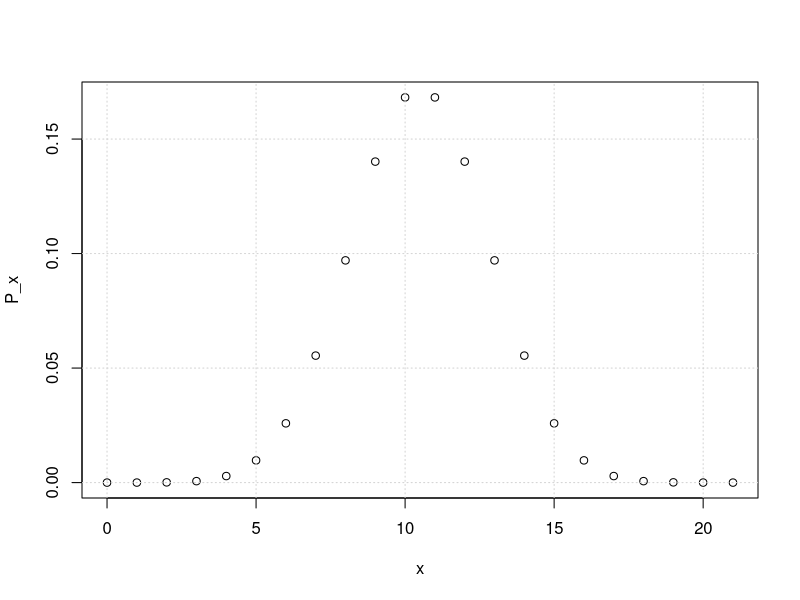
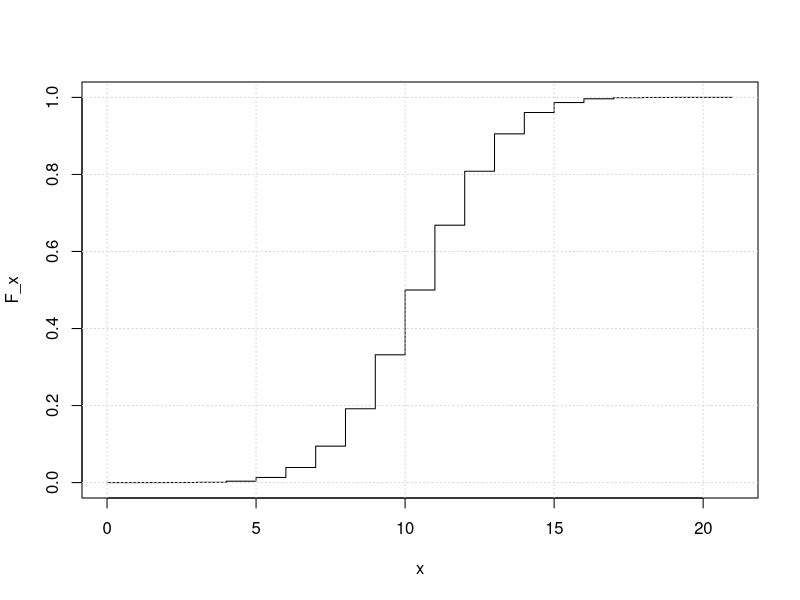
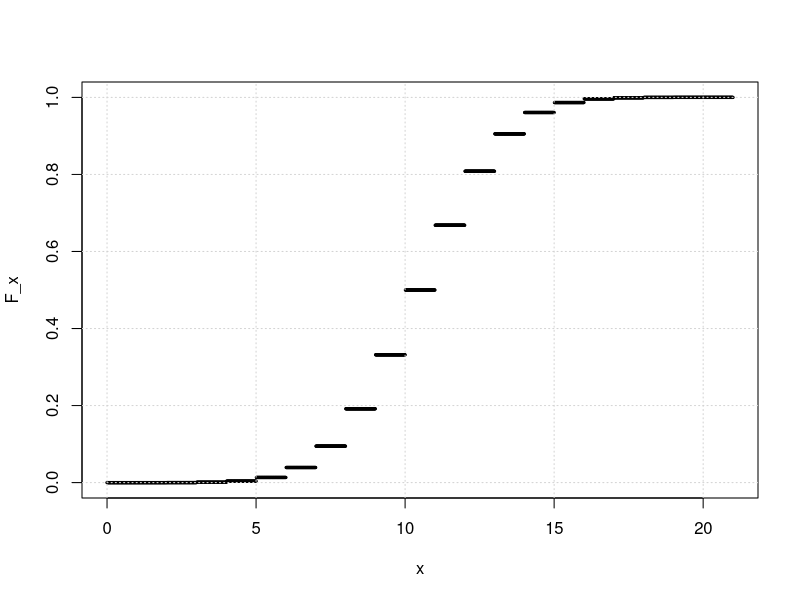
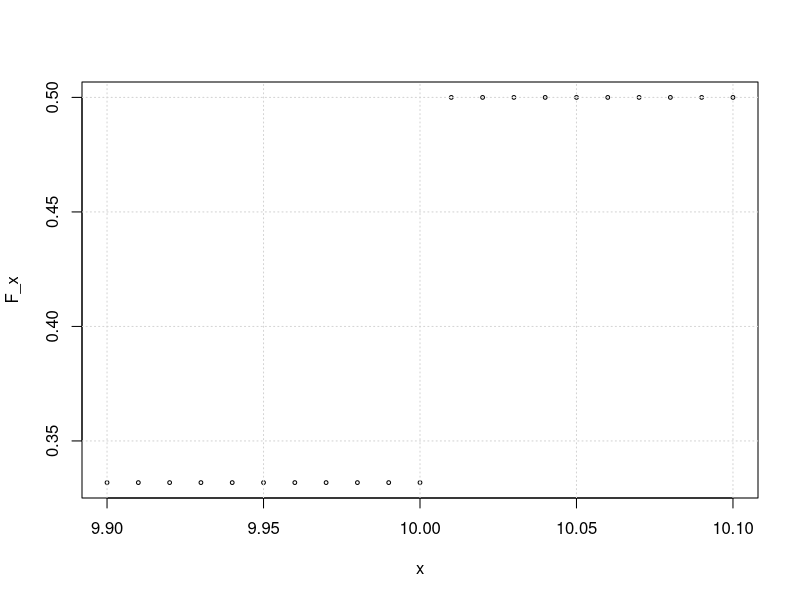
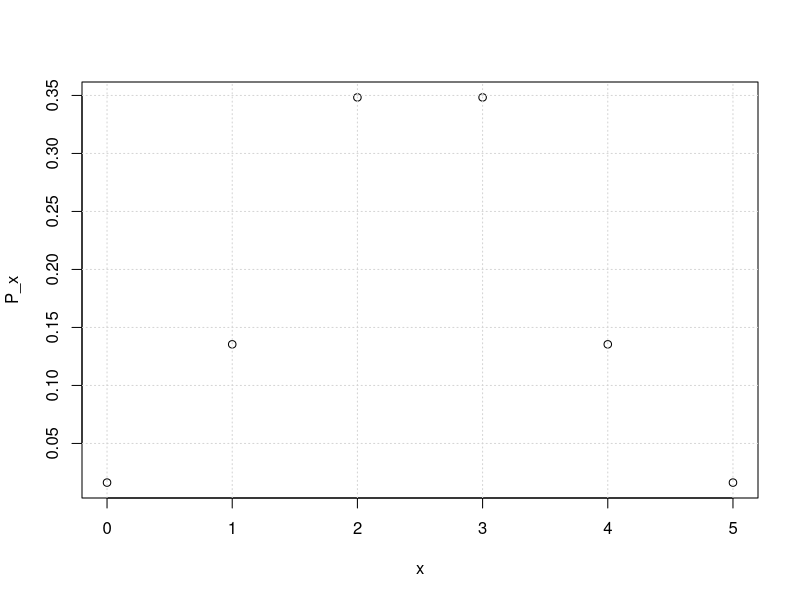
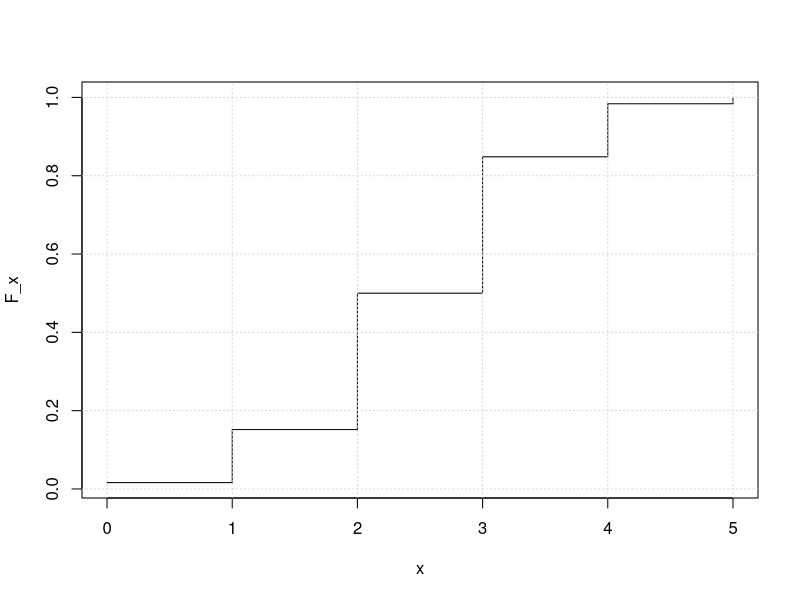
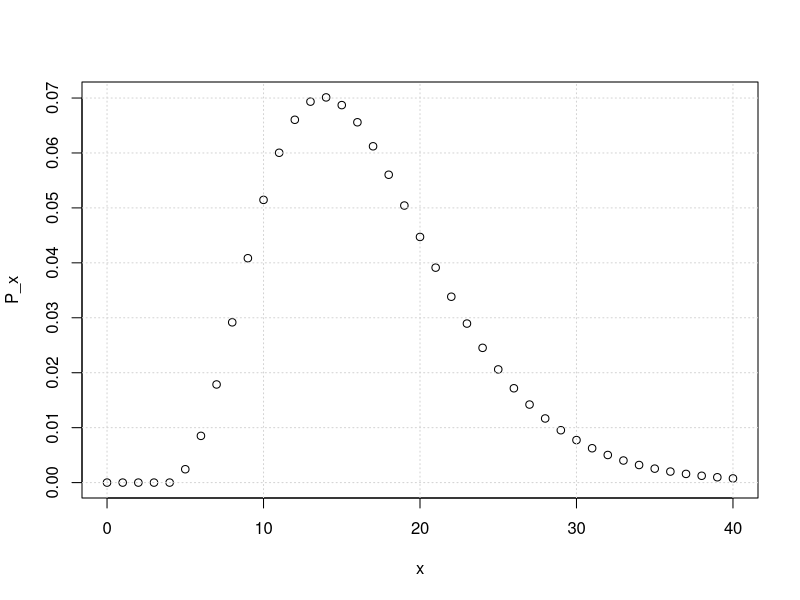
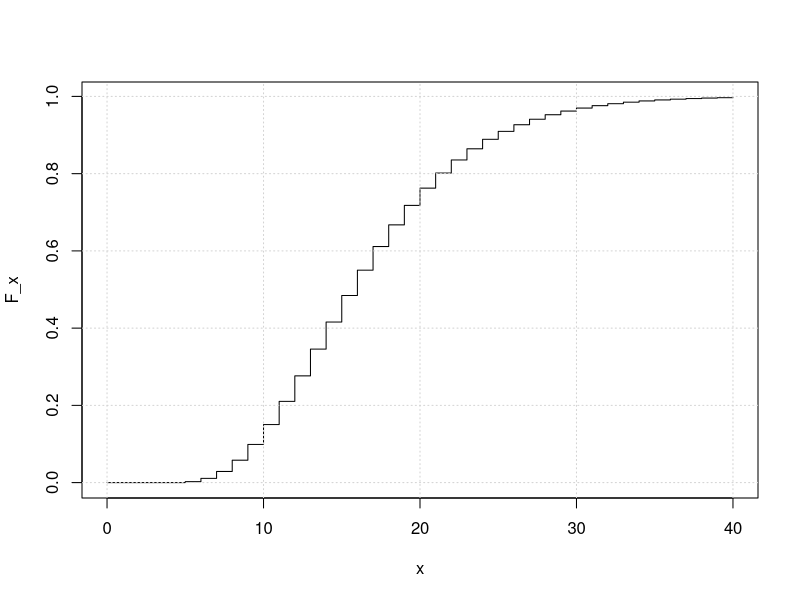

Recreate these plots in R, in order.
# ......................................................................................
# ...............Cvičení 5 - Vybraná rozdělení diskrétní náhodné veličiny...............
# ..................Martina Litschmannová, Adéla Vrtková, Michal Béreš..................
# ......................................................................................

# Nezobrazuje-li se vám text korektně, nastavte File \ Reopen with Encoding... na UTF-8
# Pro zobrazení obsahu skriptu použijte CTRL+SHIFT+O
# Pro spouštění příkazů v jednotlivých řádcích použijte CTRL+ENTER

#  Přehled rozdělení a jejich funkcí ####
# * Úvod: Pravděpodobnostní, Kumulativní pravděpodobnostní (Distribuční) a Kvantilová ####
# funkce
# ** Pravděpodobnostní funkce ####
# - začíná písmenkem **d**: $p = P(X = x)$: p = d...(x, ...)
# 
# ** Kumulativní pravděpodobnostní (Distribuční funkce) ####
# - začíná písmenkem **p**: $p = P(X \leq x)$: p = p...(x, ...)
# - pozor Kumulativní pravděpodobnostní je s alternativní definicí $P(X \leq t)$
# - pro naši distribuční funkci $F(t) = P(X<t)$: F(t) = p...(t - 1, ...)
# 
# ** Kvantilová funkce ####
# - začíná písmenkem **q**:  $p \geq P(X \leq x)$: x = q...(p, ...)
# - hledá nejmenší $x$ pro které je $P(X \leq x)$ větší než $p$


# * Binomické (Alternativní): $X \sim Bi(n, π),X \sim A(π) = Bi(1, π)$ ####
# - počet úspěchů v $n$ Bernoulliho pokusech (případně pro jeden pokus v případě
# Alternativní)
# - každý pokus má šanci na úspěch $π$


# Pravděpodobnostní funkce P(X = x)
x = 10   # hodnota, pro níž hledáme p-stní funkci 
n = 21   # rozsah výběru
p = 0.5  # pravděpodobnost úspěchu
dbinom(x, n, p)

dbinom(3.2, n, p)

options(warn=-1) # tímto se dají vypnout warningy

dbinom(3.2, n, p)

options(warn=0) # tímto zase zapnout

# vykreslíme si pravděpodobnostní funkci
x = 0:21 # minimálně 0, maximálně n má kladnou pravděpodobnost
P_x = dbinom(x, n, p)
plot(x, P_x)
grid()

# Kumulativní pravděpodobnostní funkce P(X <= x)
x = 10   # hodnota, pro níž hledáme kumulativní p-stní funkci 
n = 21   # rozsah výběru
p = 0.5  # pravděpodobnost úspěchu
pbinom(x, n, p)

# Distribuční funkce F(x) = P(X < x)
x = 10   # hodnota, pro níž hledáme kumulativní p-stní funkci 
n = 21   # rozsah výběru
p = 0.5  # pravděpodobnost úspěchu
pbinom(x, n, p) - dbinom(x, n, p)
# nebo
pbinom(x - 1, n, p)

# vykreslíme si distribuční funkci
x = 0:21 # minimálně 0, maximálně n má kladnou pravděpodobnost
P_x = dbinom(x, n, p)
F_x = cumsum(P_x)
plot(x, F_x, type='s')
grid()

# nebo 
x = seq(0, 21, 0.01) # minimálně 0, maximálně n
options(warn=-1)
F_x = pbinom(x, n, p) - dbinom(x, n, p)
plot(x, F_x, cex=0.3)
grid()
options(warn=0)

# zkontrolujeme korektnost na hodnotě 10
x = seq(9.9, 10.1, 0.01) # minimálně 0, maximálně n
options(warn=-1)
F_x = pbinom(x, n, p) - dbinom(x, n, p)
options(warn=0)
plot(x, F_x, cex=0.5)
grid()

# najdi x pro dané q: q = P(X <= x)
q = 0.7  # h
n = 21   # rozsah výběru
p = 0.5  # pravděpodobnost úspěchu
qbinom(q, n, p)
pbinom(11, n, p)
pbinom(12, n, p)
pbinom(13, n, p)

# Kvantilová funkce (inverzi dist. fce): q = F(x) = P(X < x)
q = 0.7   # pravděpodobnost pro kterou hledáme kvantil
n = 21   # rozsah výběru
p = 0.5  # pravděpodobnost úspěchu
qbinom(q, n, p) + 1
pbinom(12 - 1, n, p)
pbinom(13 - 1, n, p)
pbinom(14 - 1, n, p)

# * Hypergeometrické: $X \sim H(N, M, n)$ ####
# - počet úspěchů v $n$ závislých pokusech
# - závislost typu: 
#  - $N$ objektů, 
#  - z toho $M$ objektů se zadanou vlastností, 
#  - výběr velikosti $n$
#  - **při výběru nevracíme zpět - pravděpodobnost výběru objektu s danou vlastností se
# mění s každým dalším vybraným objektem**
# - **R funkce bere jako parametry *hyper(k, M, N - M, n)**
#  - k je počet úspěchů pro které počítáme pravděpodobnost,
#  - M je počet objektů se zadanou vlastností,
#  - N-M je počet objektů bez zadané vlastnosti,
#  - n je ceklová velikost výběru.


# Pravděpodobnostní funkce P(X = x)
x = 5   # hodnota, pro níž hledáme p-stní funkci 
N = 20  # celkový počet objektů
M = 5   # z toho se zadanou vlastností
n = 10  # velikost výběru
dhyper(x, M, N - M, n)

# vykreslíme si pravděpodobnostní funkci
x = 0:5 # minimálně 0, maximálně n nebo M má kladnou pravd.
P_x = dhyper(x, M, N - M, n)
plot(x, P_x)
grid()

# Distribuční funkce F(x) = P(X < x)
x = 5   # hodnota, pro níž hledáme dist. funkci 
N = 20  # celkový počet objektů
M = 5   # z toho se zadanou vlastností
n = 10  # velikost výběru
phyper(x - 1, M, N - M, n)

# vykreslíme si Distribuční funkci
x = 0:5 # minimálně 0, maximálně n nebo M má kladnou pravd.
P_x = dhyper(x, M, N - M, n)
F_x = cumsum(P_x) 
plot(x, F_x, type='s')
grid()

# Kvantilová funkce (inverzi dist. fce): q = P(X < x)
q = 0.7 # pravděpodobnost pro kterou hledáme kvantil
N = 20  # celkový počet objektů
M = 5   # z toho se zadanou vlastností
n = 10  # velikost výběru
qhyper(q, M, N - M, n) + 1
phyper(3 - 1, M, N - M, n)
phyper(4 - 1, M, N - M, n)
phyper(5 - 1, M, N - M, n)

# * Negativně binomické (Geometrické): $X \sim NB(k, π), X \sim Ge(π) = NB(1, π)$ ####
# - počet pokusů do $k$. úspěchu (včetně)
# - každý pokus má šanci na úspěch $π$
# - **Negativně binomická NV je v Rku definována jako počet neúspěchů před k-tým
# úspěchem**
#  - proto jako první parametr budeme posílat x - k


# Pravděpodobnostní funkce P(X = x)
x = 15   # počet pokusů pro který hledáme pravd. fci
k = 5    # požadovaný počet úspěchů
p = 0.3  # pravd. jednotlivých pokusů
# pozor první argument musí být počet neúspěchů
dnbinom(x - k, k, p)

# vykreslíme si pravděpodobnostní funkci
x = 0:40 # minimálně k, maximum neomezeno
P_x = dnbinom(x - k, k, p)
plot(x, P_x)
grid()
# hodnoty 0,1,2,3,4 mají P(x)=0

# Distribuční funkce F(x) = P(X < x)
x = 15   # počet pokusů pro který hledáme pravd. fci
k = 5    # požadovaný počet úspěchů
p = 0.3  # pravd. jednotlivých pokusů
# pozor první argument musí být počet neúspěchů
pnbinom(x - k - 1, k, p)

# vykreslíme si Distribuční funkci
x = 0:40 # minimálně 0, maximálně n nebo M má kladnou pravd.
P_x = dnbinom(x - k, k, p)
F_x = cumsum(P_x)
plot(x, F_x, type='s')
grid()

# Kvantilová funkce (inverzi dist. fce): q = P(X < x)
q = 0.7  # pravd. pro kvantil
k = 5    # požadovaný počet úspěchů
p = 0.3  # pravd. jednotlivých pokusů
qnbinom(q, k, p) + k + 1
pnbinom(19 - k - 1, k, p)
pnbinom(20 - k - 1, k, p)
pnbinom(21 - k - 1, k, p)

# * Poissonovo: $X \sim Po(λt)$ ####
# - počet událostí v Poissonově procesu v uzavřené oblasti (v čase, na ploše, v objemu)
# - s hustotou výskytu $λ$ 
# - v čase/ploše/objemu velikosti $t$


# Pravděpodobnostní funkce P(X = x)
x = 9       # počet pokusů pro který hledáme pravd. fci
lambda = 5  # hustota výskytu
t = 2       # pravd. jednotlivých pokusů
lt = lambda*t
dpois(x, lt)

# vykreslíme si pravděpodobnostní funkci
x = 0:25 # minimálně 0, maximum neomezeno
P_x = dpois(x, lt)
plot(x, P_x)
grid()

# Distribuční funkce F(x) = P(X < x)
x = 9       # počet pokusů pro který hledáme pravd. fci
lambda = 5  # hustota výskytu
t = 2       # pravd. jednotlivých pokusů
lt = lambda*t
ppois(x - 1, lt)

# vykreslíme si Distribuční funkci
x = 0:25 # minimálně 0, maximálně n nebo M má kladnou pravd.
P_x = dpois(x, lt)
F_x = cumsum(P_x)
plot(x, F_x, type='s')
grid()

# Kvantilová funkce (inverzi dist. fce): q = P(X < x)
q = 0.4     # pravd. pro kvantil
lambda = 5  # hustota výskytu
t = 2       # pravd. jednotlivých pokusů
lt = lambda*t
qpois(q, lt) + 1
ppois(9 - 1, lt)
ppois(10 - 1, lt)
ppois(11 - 1, lt)

#  Příklady ####
# * Příklad 1. ####
# Bridž se hraje s 52 bridžovými kartami, které se rozdají mezi 4 hráče. Vždy 2 hráči
# hrají spolu. Při rozdávání (13 karet) jste dostali do rukou 2 esa. Jaká je
# pravděpodobnost, že váš partner bude mít zbývající dvě esa?


# X ... počet es mezi 13 kartami
# X ~ H(N = 39, M = 2, n = 13)
# P(X = 2)
M = 2
N = 39 # 52-13
n = 13
# výpočet
dhyper(2, M, N - M, n) # což je dhyper(2,2,37,13)  

# graf pravděpodobnostní funkce
x = 0:M   # všechny možné realizace NV X 
p = dhyper(x, M, N - M, n) # hodnoty pravděpodobnostní funkce pro x
plot(x, p)

# * Příklad 2. ####
# Pokusy se zjistilo, že radioaktivní látka vyzařuje během 7,5 s průměrně 3,87
# α-částice. Určete pravděpodobnost toho, že za 1 sekundu vyzáří tato látka alespoň
# jednu α-částici.


# X ... počet vyzářených alfa částic během 1 s
# X ~ Po(lt = 3.87/7.5)

lambda = 3.87/7.5 # četnost výskytu
t = 1 # za 1 sekundu
lt = lambda*t # parametr Poissonova rozdělení

# P(X >= 1) = P(X > 0) = 1 - P(X <= 0)
1 - ppois(1 - 1, lt)

# graf pravděpodobnostní funkce
# teoreticky může být vyzářeno až nekonečně mnoho částic, 
# od jisté hodnoty je pravděpodobnost zanedbatelná
x = 0:10   
p = dpois(x, lt) # hodnoty pravděpodobnostní funkce pro x
plot(x, p)

# * Příklad 3. ####
# Kamarád vás pošle do sklepa, abyste donesl(a) 4 lahvová piva - z toho dvě desítky a
# dvě dvanáctky. Nevíte, kde rozsvítit, proto vezmete z basy poslepu 4 láhve. S jakou
# pravděpodobností jste vyhověl(a), víte-li, že v base bylo celkem 10 desítek a 6
# dvanáctek?


# X ... počet 10°piv mezi 4 vybranými
# X ~ H(N = 16, M = 10, n = 4)

x = 2
N = 16
M = 10
n = 4

# P(X = 2)
dhyper(x, M, N - M, n)

# graf pravděpodobnostní funkce
x = 0:4    # všechny možné realizace NV X
p = dhyper(x, M, N - M, n) # hodnoty pravděpodobnostní funkce pro x
plot(x, p)

# * Příklad 4. ####
# V jednom mililitru určitého dokonale rozmíchaného roztoku se v průměru nachází 15
# určitých mikroorganismů. Určete pravděpodobnost, že při náhodném výběru vzorku o
# objemu 1/2 mililitru bude ve zkumavce méně než 5 těchto mikroorganismu.


# X ... počet mikroorganismů v 0.5 ml roztoku
# X ~ Po(lt = 15/2)

lambda = 15
t = 1/2
lt = lambda*t   # parametr Poissonova rozd.

# P(X < 5) = P(X <= 4)
ppois(5 - 1, lt)
# nebo
ppois(5,lt) - dpois(5,lt)

# graf pravděpodobnostní funkce
# teoreticky může být v roztoku až nekonečně mnoho mikroorganismů, 
# od jisté hodnoty je pravděpodobnost zanedbatelná
x = 0:20   
p = dpois(x, lt) # hodnoty pravděpodobnostní funkce pro x
plot(x, p)

# * Příklad 5. ####
# Na stůl vysypeme 15 mincí. Jaká je pravděpodobnost, že počet mincí ležících lícem
# nahoře, je od 8 do 15?


# X ... počet mincí, které padnou lícem nahoru z celkového množství 15 mincí
# X ~ Bi(n = 15, p = 0.5)

n = 15
p = 0.5

# P(8 <= X <= 15) = P(X <= 15) - P(X < 8) = P(X <= 15) - P(X <= 7)
pbinom(15, n, p) - pbinom(7, n, p) 

#jinak: P(8<=X<=15)=P(X>7)=1-P(X<=7)
1 - pbinom(7, n, p)

# graf pravděpodobnostní funkce
x = 0:15    # všechny možné realizace NV X
p = dbinom(x, n, p) # hodnoty pravděpodobnostní funkce pro x
plot(x, p)

# * Příklad 6. ####
# Pravděpodobnost, že se dovoláme do studia rozhlasové stanice, která právě vyhlásila
# telefonickou soutěž je 0,08. Jaká je pravděpodobnost, že se dovoláme nejvýše na 4.
# pokus?


# X ... počet pokusů než se dovoláme do rozhlasového studia
# X ~ NB(k = 1,p = 0.08) nebo G(0.08)

x = 4
k = 1
p = 0.08

# P(X <= 4)
pnbinom(x - k, k, p)

# graf pravděpodobnostní funkce
# teoreticky můžeme uskutečnit až nekonečně mnoho pokusů, 
# od jisté hodnoty je pravděpodobnost zanedbatelná
x = 1:40   
p = dnbinom(x - k, k, p) # hodnoty pravděpodobnostní funkce pro x
plot(x, p)

# * Příklad 7. ####
# V továrně se vyrobí denně 10 % vadných součástek. Jaká je pravděpodobnost, že
# vybereme-li třicet součástek z denní produkce, tak nejméně dvě budou vadné?


# X ... počet vadných součástek ze 30 vybraných
# X ~ Bi(n = 30, p = 0.1)

n = 30
p = 0.1

# P(X >= 2) = 1 - P(X < 2) = 1 - P(X <= 1)
1 - pbinom(1, n, p)

# nebo P(X >= 2) vsechno mimo 0 a 1
1 - (dbinom(0, n, p) + dbinom(1, n, p))

# graf pravděpodobnostní funkce
x = 0:30            # všechny možné realizace NV X
p = dbinom(x, n, p) # hodnoty pravděpodobnostní funkce pro x
plot(x,p)

# * Příklad 8. ####
# Ve skladu je 200 součástek. 10 % z nich je vadných. Jaká je pravděpodobnost, že
# vybereme-li ze skladu třicet součástek, tak nejméně dvě budou vadné?


# X ... počet vadných součástek ze 30 vybraných z 200
# X ~ H(N = 200, M = 20, n = 30)

N = 200 
M = 20 
n = 30

# P(X >= 2) = 1 - P(X < 2) = 1 - P(X <= 1)
1 - phyper(2 - 1, M, N - M, n)

# graf pravděpodobnostní funkce
x = 0:30   # všechny možné realizace NV X
p = dhyper(x, M, N - M, n) # hodnoty pravděpodobnostní funkce pro x
plot(x, p)

# * Příklad 9. ####
# V určité firmě bylo zjištěno, že na 33 % počítačů je nainstalován nějaký nelegální
# software. Určete pravděpodobnostní a distribuční funkci počtu počítačů s nelegálním
# softwarem mezi třemi kontrolovanými počítači.


# X ... počet počítačů s nelegálním softwarem ze 3 kontrolovaných
# X ~ Bi(n = 3,p = 0.33)

n = 3
p = 0.33

# pravděpodobnostní funkce
x = 0:3  # všechny možné realizace NV X 
p = dbinom(x, n, p) # hodnoty pravděpodobnostní funkce pro x

p = round(p, 3) # zaokrouhlení pravděpodobností na 3 des. místa
p[4] = 1 - sum(p[1:3]) # dopočet poslední hodnoty do 1

tab = rbind(x, p) # vytvoření tabulky pravděpodobnostní funkce
rownames(tab) = c("x", "P(x)")
tab

# graf pravděpodobnostní funkce
plot(x, p)

#distribuční funkce
cumsum(p) # zjednodušený výpis distribuční funkce

# * Příklad 10. ####
# Sportka je loterijní hra, v níž sázející tipuje šest čísel ze čtyřiceti devíti, která
# očekává, že padnou při budoucím slosování. K účasti ve hře je nutné zvolit alespoň
# jednu kombinaci 6 čísel (vždy 6 čísel na jeden sloupec) a pomocí křížků tato čísla
# označit na sázence společnosti Sazka a.s. do sloupců, počínaje sloupcem prvním.
# Sázející vyhrává v případě, že uhodne alespoň tři čísla z tažené šestice čísel. Jaká
# je pravděpodobnost, že proto, aby sázející vyhrál, bude muset vyplnit:


# Nejprve pravděpodobnost, že vehrajeme v jednom sloupci

# Y ... počet uhádnutých čísel v 6 tažených ze 49
# Y ~ H(N = 49, M = 6, n = 6)

N = 49
M = 6
n = 6

# P-st uhádnutí alespoň 3 čísel v jednom sloupci 
# P(Y >= 3) = 1 - P(Y < 3) = 1 - P(Y <= 2)
pp = 1 - phyper(3 - 1, M, N - M, n)
pp

# ** a) ####
# právě tři sloupce,


# X … počet sloupců, které bude muset sázející vyplnit, aby vyhrál
# X ~ NB(k = 1, p = pp)

# a) P(X = 3)
k = 1
p = pp

dnbinom(3 - k, k, pp)

# ** b)  ####
# alespoň 5 sloupců,


# b) P(X >= 5) = 1 - P(X < 5) = 1 - P(X <= 4)

1 - pnbinom(5 - k - 1, k, pp)

# ** c) ####
# méně než 10 sloupců,


# c) P(X < 10) = P(X <= 9) 
pnbinom(10 - k - 1, k, pp)

# * d) ####
# více než 5 a nejvýše 10 sloupců?


# P(5 < X <= 10) = P(X <= 10) - P(X <= 5)
pnbinom(10 - k, k, pp)-pnbinom(5 - k, k, pp) 
# nebo P(X < 11) - P(X < 6)
pnbinom(11 - k - 1, k, pp)-pnbinom(6 - k - 1, k, pp) 

# * Příklad 11. ####
# Pravděpodobnost, že hodíme 6 na 6stěnné kostce je 1/6. Hážeme tak dlouho, než hodíme
# šestku 10 krát. 
# ** a)  ####
# Jaká je střední hodnota počtu hodů.


# X … hodů kostkou než hodíme 10 šestek
# X ~ NB(k = 10, p = 1/6)

k = 10
p = 1/6

E_X = k/p
E_X

# ** b)  ####
# S kolika hody nejméně musíme počítat, pokud chceme, aby pradvěpodobnost, že se nám
# podaří naházet 10 šestek, byla alespoň 70%.


# P(X <= k) >= 0.7
qnbinom(0.7, k, p) + k



